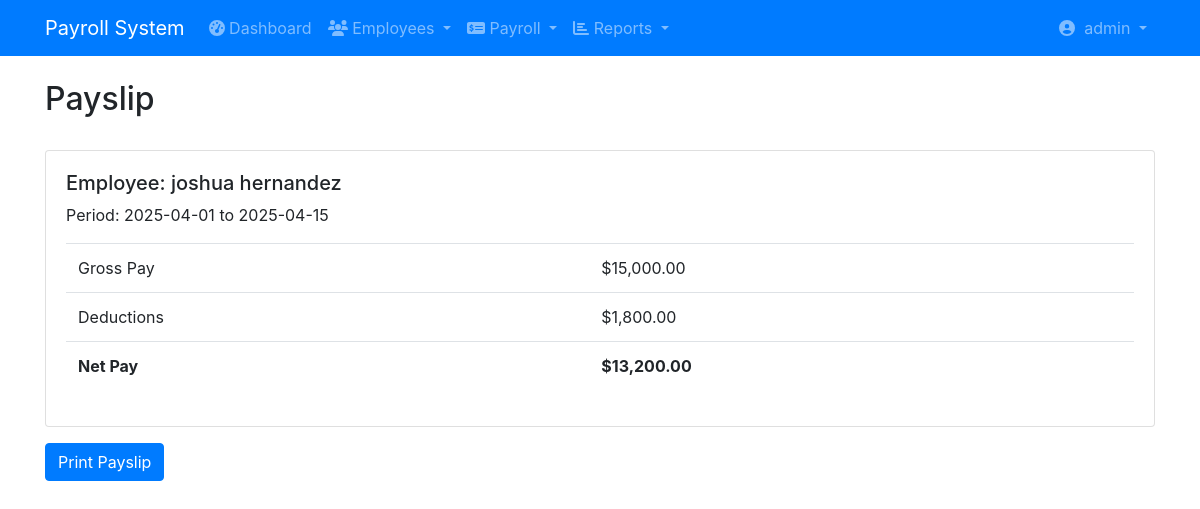
The app's page /payroll/view_payslip.php?id=1 (signed in) with its own data.
### tables this page shows
CREATE TABLE `users` (
  `user_id` int(11) NOT NULL,
  `username` varchar(50) NOT NULL,
  `password` varchar(255) NOT NULL,
  `email` varchar(100) NOT NULL,
  `first_name` varchar(50) NOT NULL,
  `last_name` varchar(50) NOT NULL,
  `role` enum('admin','manager','hr','accountant','employee') NOT NULL,
  `status` enum('active','inactive','suspended') NOT NULL DEFAULT 'active',
  `last_login` datetime DEFAULT NULL,
  `password_reset_token` varchar(100) DEFAULT NULL,
  `password_reset_expires` datetime DEFAULT NULL,
  `created_at` timestamp NOT NULL DEFAULT current_timestamp(),
  `updated_at` timestamp NOT NULL DEFAULT current_timestamp() ON UPDATE current_timestamp()
);

CREATE TABLE `payslips` (
  `payslip_id` int(11) NOT NULL,
  `run_id` int(11) DEFAULT NULL,
  `employee_id` varchar(20) DEFAULT NULL,
  `gross_pay` decimal(10,2) DEFAULT NULL,
  `deductions` decimal(10,2) DEFAULT NULL,
  `net_pay` decimal(10,2) DEFAULT NULL,
  `generated_date` date DEFAULT NULL
);

CREATE TABLE `employees` (
  `employee_id` varchar(20) NOT NULL,
  `first_name` varchar(50) DEFAULT NULL,
  `last_name` varchar(50) DEFAULT NULL,
  `email` varchar(100) DEFAULT NULL,
  `password` varchar(255) NOT NULL,
  `phone` varchar(20) DEFAULT NULL,
  `date_of_birth` date DEFAULT NULL,
  `gender` varchar(10) DEFAULT NULL,
  `nationality` varchar(50) DEFAULT NULL,
  `marital_status` varchar(20) DEFAULT NULL,
  `hire_date` date DEFAULT NULL,
  `employment_status` varchar(20) DEFAULT NULL,
  `department_id` int(11) DEFAULT NULL,
  `position_id` int(11) DEFAULT NULL,
  `manager_id` varchar(20) DEFAULT NULL,
  `last_login` datetime DEFAULT NULL,
  `created_at` timestamp NOT NULL DEFAULT current_timestamp(),
  `updated_at` timestamp NOT NULL DEFAULT current_timestamp()
);

CREATE TABLE `payroll_runs` (
  `run_id` int(11) NOT NULL,
  `period_start` date DEFAULT NULL,
  `period_end` date DEFAULT NULL,
  `run_date` date DEFAULT NULL,
  `status` varchar(20) DEFAULT NULL
);

### payroll/view_payslip.php (the view, shortened to what this page needs)
<?php
require_once('config/database.php');
$payslip_id = $_GET['id'];
$query = "SELECT p.*, e.first_name, e.last_name, r.period_start, r.period_end
          FROM payslips p
          JOIN employees e ON p.employee_id = e.employee_id
          JOIN payroll_runs r ON p.run_id = r.run_id
          WHERE p.payslip_id = ?";
$stmt = $conn->prepare($query);
$stmt->bind_param("i", $payslip_id);
$stmt->execute();
$payslip = $stmt->get_result()->fetch_assoc();
?>
<!DOCTYPE html>
<html>
<head>
    <link rel="stylesheet" href="https://stackpath.bootstrapcdn.com/bootstrap/4.5.2/css/bootstrap.min.css">
    <link rel="stylesheet" href="https://cdnjs.cloudflare.com/ajax/libs/font-awesome/5.15.4/css/all.min.css">
</head>
<body>
    <?php include 'includes/navbar.php'; ?>
    <div class="container mt-4">
        <h2>Payslip</h2>
        <br/>
        <div class="card">
            <div class="card-body">
                <h5>Employee: <?php echo $payslip['first_name'] . ' ' . $payslip['last_name']; ?></h5>
                <p>Period: <?php echo $payslip['period_start'] . ' to ' . $payslip['period_end']; ?></p>
                <table class="table">
                    <tr>
                        <td>Gross Pay</td>
                        <td>$<?php echo number_format($payslip['gross_pay'], 2); ?></td>
                    </tr>
                    <tr>
                        <td>Deductions</td>
                        <td>$<?php echo number_format($payslip['deductions'], 2); ?></td>
                    </tr>
                    <tr>
                        <td><strong>Net Pay</strong></td>
                        <td><strong>$<?php echo number_format($payslip['net_pay'], 2); ?></strong></td>
                    </tr>
                </table>
            </div>
        </div>
        <a href="javascript:window.print()" class="btn btn-primary mt-3">Print Payslip</a>
    </div>
</body>
</html>

### payroll/includes/navbar.php (shortened to what this page needs)
<?php
$user_id = $_SESSION['user_id'];
$query = "SELECT first_name, last_name, role, username FROM users WHERE user_id = ?";
$stmt = $conn->prepare($query);
$stmt->bind_param('i', $user_id);
$stmt->execute();
$user = $stmt->get_result()->fetch_assoc();
?>
<nav class="navbar navbar-expand-lg navbar-dark bg-primary">
    <div class="container">
        <a class="navbar-brand" href="index.php">
            Payroll System
        </a>
        <div class="collapse navbar-collapse" id="navbarNav">
            <ul class="navbar-nav mr-auto">
                <li class="nav-item">
                    <a class="nav-link" href="index.php">
                        <i class="fas fa-tachometer-alt"></i> Dashboard
                    </a>
                </li>
                <li class="nav-item dropdown">
                    <a class="nav-link dropdown-toggle" href="#" data-toggle="dropdown">
                        <i class="fas fa-users"></i> Employees
                    </a>
                </li>
                <li class="nav-item dropdown">
                    <a class="nav-link dropdown-toggle" href="#" data-toggle="dropdown">
                        <i class="fas fa-money-check-alt"></i> Payroll
                    </a>
                </li>
                <li class="nav-item dropdown">
                    <a class="nav-link dropdown-toggle" href="#" data-toggle="dropdown">
                        <i class="fas fa-chart-bar"></i> Reports
                    </a>
                </li>
            </ul>
            <ul class="navbar-nav">
                <li class="nav-item dropdown">
                    <a class="nav-link dropdown-toggle" href="#" data-toggle="dropdown">
                        <i class="fas fa-user-circle"></i>&nbsp;
                        <?php echo $user['username']; ?>
                    </a>
                </li>
            </ul>
        </div>
    </div>
</nav>

### records on screen
users: username "admin"
payslips: employee.first_name "joshua", employee.last_name "hernandez", run.period_start "2025-04-01", run.period_end "2025-04-15", gross_pay "15,000.00", deductions "1,800.00", net_pay "13,200.00"
